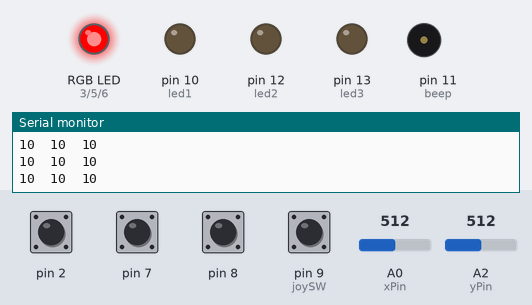
Recording of a sketch running on a simulated Arduino Uno, built with avr-gcc and run on an emulated ATmega328P. Parts: an RGB LED mixed from three pins (HIGH = lit), output pins drawn as LEDs (lit = HIGH), buzzer (waves = sounding), the last lines printed to the serial monitor. The inputs (shaded band) are chosen by the test bench; at power-on: pin 2, pin 7, pin 8, pin 9 (joySW) HIGH, A0 (xPin) = 512, A2 (yPin) = 512.

Above: at 1.2 s.
1.3 s: pin 2 pulled LOW for 0.15 s
At 1.39 s:
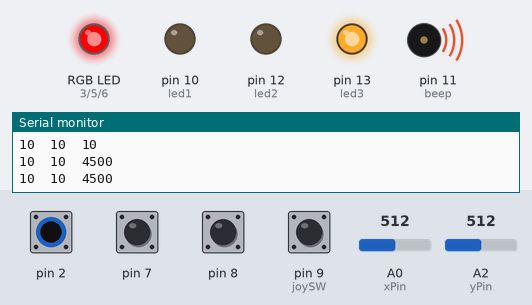
2.9 s: A0 (xPin) set to 783
4.4 s: A0 (xPin) set to 807
At 5.2 s:
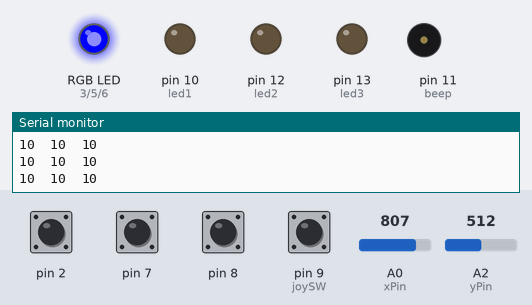
5.9 s: pin 7 pulled LOW for 0.15 s
At 5.98 s:
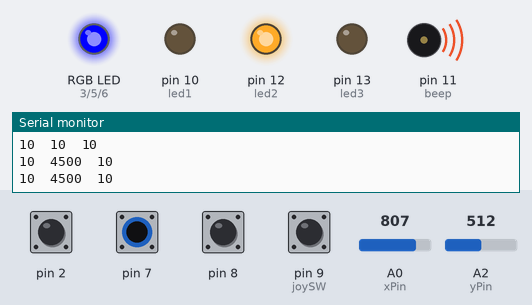
7.5 s: pin 8 pulled LOW for 0.15 s
At 7.58 s:
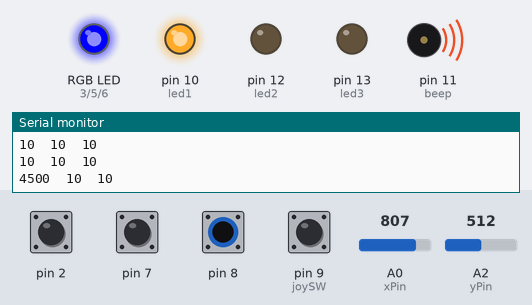
9.1 s: pin 2 pulled LOW for 0.15 s
At 9.19 s:
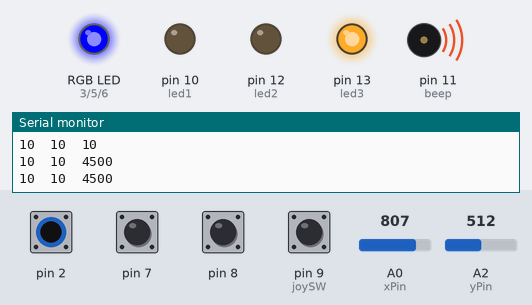
Timing chart, 0 to 11.7 s (numbered marks = the images above; inputs shaded):
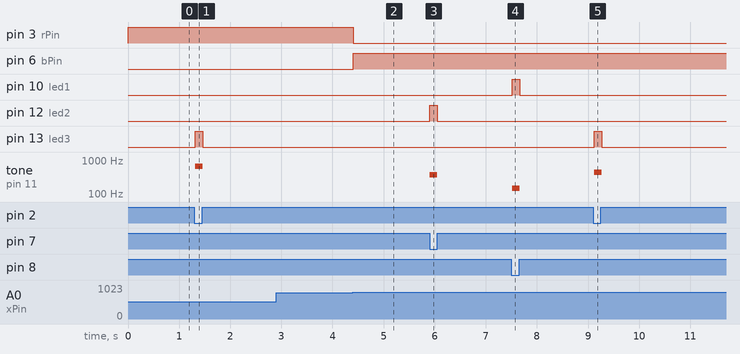

The sketch:

ShoeboxSynth.ino
```cpp
/*
  File: ShoeboxSynth.ino
  Author: Max Coppock

  This file has firmware to control a passive buzzer and LEDs
  with a joystick and 3 capacitive sensors.

*/

// import capacitive sensor library
#include <CapacitiveSensor.h>
// file defining int values for musical notes
#include "pitches.h"

//   ANALOG IN pins for the joystick
const int xPin = A0;
const int yPin = A2;
//  speaker pin
const int beep = 11;
//  joystick button press in pin
const int joySW = 9;

// rbg led pins
const int rPin = 3;
const int gPin = 5;
const int bPin = 6;

// note led pins
const int led1 = 10;
const int led2 = 12;
const int led3 = 13;

//cap sensors for keys
CapacitiveSensor cs42 = CapacitiveSensor(4,2);
CapacitiveSensor cs47 = CapacitiveSensor(4,7);
CapacitiveSensor cs48 = CapacitiveSensor(4,8);

//  global note variables will be defined by joystick position
int note1, note2, note3;


//helper function to set RGB led
// setRGB (red, green, blue)
void setRGB(int r, int g, int b){
  analogWrite(rPin, r);
  analogWrite(gPin, g);
  analogWrite(bPin, b);
}


void setup() {

  //turn off auto calibrate for cap sensors- seems to work best for me
   cs42.set_CS_AutocaL_Millis(0xFFFFFFFF);
   cs47.set_CS_AutocaL_Millis(0xFFFFFFFF);
   cs48.set_CS_AutocaL_Millis(0xFFFFFFFF);


  //start serial monitor for debugging
   Serial.begin(9600);

  //set all led pins as outputs
  pinMode(rPin, OUTPUT);
  pinMode(gPin, OUTPUT);
  pinMode(bPin, OUTPUT);
  pinMode(led1, OUTPUT);
  pinMode(led2, OUTPUT);
  pinMode(led3, OUTPUT);

  //use internal pullup resistor for the joystick button
  //button pressed in will be LOW state
  pinMode(joySW, INPUT_PULLUP);
}

void loop(){

  //  get joystick position analog in
  int joyX = analogRead(xPin);
  int joyY = analogRead(yPin);

  /*
  //  Print joystick position to serial monitor for feedback
  Serial.print(joyX);
  Serial.print('\t');
  Serial.println(joyY);
  */

  //  JOYSTICK SECTION
  //determine joystick position, then set rgb LED and the notes
  //  X+ joystick
  if(joyX > 800){
    //  BLUE
    setRGB(0,0,255);

    //  D chord
    note1 = NOTE_D3;
    note2 = NOTE_FS4;
    note3 = NOTE_A4;

    //if joystick button is pushed in, make one of those notes a 7th
    if(!digitalRead(joySW)){
      note2 = NOTE_C4;
    }
  }
  //  X- joystick
  else if(joyX < 200){
    //  GREEN
    setRGB(0,255,0);

    //  G chord
    note1 = NOTE_G3;
    note2 = NOTE_B3;
    note3 = NOTE_D4;
    //if joystick button is pushed in, make one of those notes a 7th
    if(!digitalRead(joySW)){
      note3 = NOTE_F4;
    }
  }
  // Y+ joystick
  else if(joyY > 800){
    //  PURP
    setRGB(255,0,255);

    //  Bm chord
    note1 = NOTE_B3;
    note2 = NOTE_D4;
    note3 = NOTE_FS4;
    //if joystick button is pushed in, make one of those notes a 7th
    if(!digitalRead(joySW)){
      note3 = NOTE_A4;
    }
  }
  //  Y- joystick
  else if(joyY < 200){
    //  YELLOW
    setRGB(255,150,0);

    //  E chord
    note1 = NOTE_E3;
    note2 = NOTE_GS4;
    note3 = NOTE_B5;
    //if joystick button is pushed in, make one of those notes a 7th
    if(!digitalRead(joySW)){
      note2 = NOTE_D4;
    }
  }
  //  Middle Position
  else {
    //  RED
    setRGB(255,0,0);

    //  A chord
    note1 = NOTE_A3;
    note2 = NOTE_CS4;
    note3 = NOTE_E5;
    //if joystick button is pushed in, make one of those notes a 7th
    if(!digitalRead(joySW)){
      note2 = NOTE_G4;
    }
  }
  //  END JOYSTICK SECTION

  //  CAPACITIVE SENSING SECTION

  //do the capacitive sensor reading for each of the 3 keys
	long key3 = cs42.capacitiveSensor(30);
  long key2 = cs47.capacitiveSensor(30);
  long key1 = cs48.capacitiveSensor(30);

  //printing out sensor inputs for Serial monitor feedback
  Serial.print(key1);
  Serial.print("\t");
  Serial.print(key2);
  Serial.print("\t");
  Serial.println(key3);

  //if pressing sensor 3 - highest note
  if(key3 > 100){
    //beep note 3
    tone(beep, note3);
    //light up LED 3
    digitalWrite(led3, HIGH);
  } else {
    //NOT PRESSING SENSOR 3
    //turn off led
    digitalWrite(led3, LOW);
    //if pressing sensor 2 - middle note
    if(key2 > 100){
      //PRESSING NOT 3 BUT 2
      //beep note 2
      tone(beep, note2);
      //light up LED 2
      digitalWrite(led2, HIGH);
     } else {
      //PRESSING NOT 3 and NOT 2
      //turn off led2
      digitalWrite(led2, LOW);
      //but... if pressing sensor 1 - lowest note
      if(key1 > 100){
         //PRESSING NOT 3, NOT 2, YES 1
         //beep note 1
        tone(beep, note1);
        //light up LED 1
        digitalWrite(led1, HIGH);
        } else {
          //PRESSING NONE
          //otherwise turn off beeper
         noTone(beep);
         // turn off led1
         digitalWrite(led1, LOW);
        }
    }
  }
}
```

Measured:
- the behaviour switches between 800 and 801 on A0 (xPin) (found by bisection; images 1 and 2)
- after the input at 1.3 s, pin 13 (led3): LOW → HIGH at once, → LOW 0.15 s later; tone on pin 11 (beep): silent → 659 Hz at once, → silent 0.15 s later
- after the input at 4.4 s, pin 3 (rPin): HIGH → LOW at once; pin 6 (bPin): LOW → HIGH at once
- after the input at 5.9 s, pin 12 (led2): LOW → HIGH at once, → LOW 0.15 s later; tone on pin 11 (beep): silent → 370 Hz at once, → silent 0.15 s later
- after the input at 7.5 s, pin 10 (led1): LOW → HIGH at once, → LOW 0.15 s later; tone on pin 11 (beep): silent → 147 Hz at once, → silent 0.15 s later
- after the input at 9.1 s, pin 13 (led3): LOW → HIGH at once, → LOW 0.15 s later; tone on pin 11 (beep): silent → 440 Hz at once, → silent 0.15 s later
